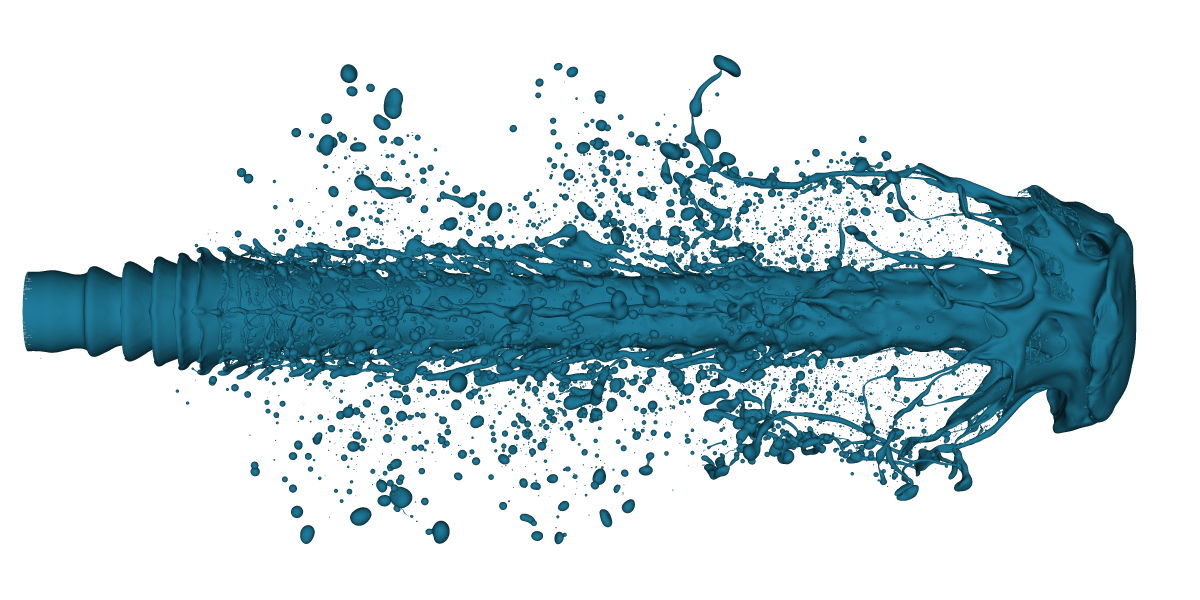
#> input picture data/unlabeled/f_01324.png, 1200 x 600 px
$ jupyter execute --allow-errors notebook.ipynb   (shell and % lines are left out)
#> lines starting #> are read from the running program, lines starting #| are printed output that depends on the picture; after the words box and inside, x2 and y2 are one past the last pixel; in counts of white or black regions, pixels touching at a corner belong together
### utils/dataset.py
import numpy as np
import matplotlib.pyplot as plt
from PIL import Image, ImageDraw, ImageFont
import cv2
import os
import albumentations as A


# [65 lines left out: functions process_txt, yolo_to_coco, coco_to_yolo, xywh_to_xyxy, not called in this run]


def xyxy_to_xywh(boxes):
    """
    Convert bounding boxes from [xmin , ymin, xmax, ymax, ...] format to [x, y, w, h, ...].
    :param boxes: boxes: numpy array of shape (N, M>=4).
    :return: numpy array of shape (N, M).
    """
    if not isinstance(boxes, np.ndarray):
        boxes = np.array(boxes)
    new_boxes = np.copy(boxes)
    new_boxes[:, 0] = (boxes[:, 0] + boxes[:, 2]) / 2
    new_boxes[:, 1] = (boxes[:, 1] + boxes[:, 3]) / 2
    new_boxes[:, 2] = boxes[:, 2] - boxes[:, 0]
    new_boxes[:, 3] = boxes[:, 3] - boxes[:, 1]
    return new_boxes


# [120 lines left out: functions plot_image, wipe, get_drops, augment, background_from_color, not called in this run]


def make_copy(*args):
    return [item.copy() for item in args]


# [114 lines left out: functions transform, paste, paste_seamless, make_dir, not called in this run]

### notebook.ipynb
<a href="https://colab.research.google.com/github/LapTQ/deep_spray/blob/main/notebook.ipynb" target="_parent"></a>

<a href="https://colab.research.google.com/github/LapTQ/deep_spray/blob/main/notebook.ipynb" target="_parent"></a>

[Open in Colab](https://colab.research.google.com/github/LapTQ/deep_spray/blob/main/notebook.ipynb)

[cell 1]
# !git clone https://github.com/getchar49/deepspray.git

[cell 2]
%cd deep_spray

[cell 3]
class_name = ['bag', 'lobe', 'Detached ligament', 'drop', 'Attached ligament']
colors = ['red', 'orange', 'deepskyblue', 'mediumseagreen', 'darkgoldenrod']

name_to_id_mapping = {name: id for id, name in enumerate(class_name)}
id_to_name_mapping = {id: name for id, name in enumerate(class_name)}
name_to_color_mapping = {name: color for name, color in zip(class_name, colors)}
id_to_color_mapping = {id: color for id, color in enumerate(colors)}

[cell 4]
import numpy as np
import matplotlib.pyplot as plt
from PIL import Image, ImageDraw, ImageFont
from pathlib import Path
import cv2
import os
from utils.dataset import *

[cell 5]
### VISUALIZE

for lbl_path in Path('data/labeled/labels').glob('*'):
    lbl_path = str(lbl_path)
    img_path = lbl_path.replace('labels', 'images').replace('txt', 'png')

    boxes = process_txt(lbl_path)
    boxes = np.array([box[1:] + box[:1] for box in boxes])
    img = Image.open(img_path).convert('RGB')
    img = np.array(img)
    boxes = yolo_to_coco(img.shape[:2], boxes)
    boxes = xywh_to_xyxy(boxes)
    print(lbl_path)
    plt.figure(figsize=(40, 20))
    plot_image(img, boxes=boxes, id_to_color_mapping=id_to_color_mapping, id_to_name_mapping=id_to_name_mapping)
    plt.show()          # uncomment this to show images

### END

[cell 6]
# [18 lines of commented-out code are left out]

[cell 7]
# # augment đơn giản:
# # dùng các box đã đánh nhãn thủ công (vẫn giữ background xung quanh, - xử lý sau), và dòng chính (vẫn giữ lại các giọt chưa gán nhãn - xử lí sau :D)
# # đổi vị trí cho nhau
# # thay đổi kích thước, nhưng trong giới hạn cho phép (cụ thể chưa biết)
#
# img = np.array(Image.open(img_path).convert('RGB'))
#
# boxes = process_txt(lbl_path)
# boxes = [box[1:] + box[:1] for box in boxes]
# boxes = xywh_to_xyxy(yolo_to_coco(img.shape, boxes))
#
# plt.figure(figsize=(40, 20))
# plot_image(img, boxes=boxes, id_to_color_mapping=id_to_color_mapping, id_to_name_mapping=id_to_name_mapping)
# plt.show()
#
# # # paste vào ảnh trắng
# # des_img = np.full_like(img, 255)
# # des_img, des_boxes = augment(img, boxes, des_img, None)
#
# # paste vào chính ảnh gốc (thay đổi vị trí các giọt)
# des_img = wipe(img, boxes)
# des_img, des_boxes = augment(img, boxes, des_img, None)
# plt.figure(figsize=(40, 20))
# plot_image(des_img, boxes=des_boxes, id_to_name_mapping=id_to_name_mapping, id_to_color_mapping=id_to_color_mapping)
# plt.show()

# Bắt đầu

[cell 8]
# 2.2.1. Contour > Đưa về ảnh nhị phân
os.makedirs('1', exist_ok=True)

img_path = 'data/unlabeled/f_01324.png'

img = cv2.imread(img_path)
#> img is the input picture: shape (600, 1200, 3); mean B, G, R 219.2, 213.3, 195.8
cv2.imwrite('1/img.png', img)

# chuyển ảnh về gray
img_gray = cv2.cvtColor(img, cv2.COLOR_BGR2GRAY)
cv2.imwrite('1/img_gray.png', img_gray)

# tạo mask chỉ lấy vật thể
img_mask = np.full_like(img_gray, 255)
img_mask[np.where(img_gray == 255)] = 0
cv2.imwrite('1/img_mask.png', img_mask)

# # global threshold: README
# ret, thresh = cv2.threshold(img_gray, 180, 255, cv2.THRESH_BINARY_INV)
# cv2.imwrite('1/thresh.png', thresh)

[cell 9]
# [31 lines of commented-out code are left out]

[cell 10]
# [43 lines of commented-out code are left out]

[cell 11]
# [26 lines of commented-out code are left out]

## Lọc lấy giọt bé

[cell 12]
# Hướng 4: Không dùng CLAHE hay HE vội nữa, mà lọc lấy giọt bé bằng thành phần liên thông luôn (OK)

uimg_path = 'data/unlabeled/f_01324.png'

uimg = cv2.imread(uimg_path)
uimg_gray = cv2.cvtColor(uimg, cv2.COLOR_BGR2GRAY)
uimg_mask = np.full_like(uimg_gray, 255)
uimg_mask[np.where(uimg_gray == 255)] = 0

uimg_orig = uimg.copy()

# mục tiêu: dọn dẹp để sinh dữ liệu cho DL:
# giả sử kích thước của cc trải dài:
# ****************************
# -----------                         A phần mà CV bắt được
#       ----------------------        B phần mà DL sẽ huấn luyện trên nó
#      60
# A ^ B là phần giọt mà DL có thể bắt được, và CÓ THỂ sẽ chỉ dùng CV để bắt để phục vụ cho quá trình sinh dữ liệu (trường hợp nó dính nhau mà CV ko thể nhận biết được) cho DL, sau khi DL train xong thì CÓ THỂ sẽ tin tưởng DL hơn. CV khi lọc để sinh thì không cần bắt hết, Precision >> Recall
# A - (A ^ B): phần mà DL chắc chắn không bắt được
#

########### hình như dùng cc thì không bị nối đỉnh như contour thì phải => làm thí nghiệm xem sao :)))
#           tuy nhiên vẫn có lỗi ở trường hợp 2 giọt 2x2 nối với nhau theo đúng 1 cạnh

# Tìm thành phần liên thông trên mask
retval, labels, stats, centroids = cv2.connectedComponentsWithStats(uimg_mask, connectivity=4)

YELLOW = (0, 195, 255)
RED = (51, 87, 255)
GREEN = (50, 205, 50)
BLUE = (255, 249, 126)
PURPLE = (255, 0, 170)

# Lưu lại box của các drop, tạo mask mới cho những thứ còn lại
points = []
class_name = []
centers = []
src_img = []

### chỉ để visualize
vis_box = uimg.copy()
vis_seg = cv2.cvtColor(uimg_mask, cv2.COLOR_GRAY2BGR); vis_seg[uimg_mask == 255] = RED
###

for k in range(1, retval):
    size = stats[k, cv2.CC_STAT_AREA]
    if size < 60:
        loc = np.roll(np.where(labels == k), 1, axis=0).transpose().reshape(-1, 2)   # xy
        points.append(np.where(labels == k))                                         # yx
        class_name.append('small drop')
        centers.append(centroids[k])                                                 # xy
        src_img.append(uimg_orig)

        # sau khi đánh nhãn xong thì xóa đi
        uimg[labels == k] = 255
        uimg_gray[labels == k] = 255
        uimg_mask[labels == k] = 0

        ### chỉ để visualize
        xywha = cv2.minAreaRect(loc)
        xyxy = cv2.boxPoints(xywha).astype(np.int32)
        cv2.drawContours(vis_box, [xyxy], -1, GREEN, 1)
        vis_seg[labels == k] = GREEN
#> uimg: shape (600, 1200, 3); 1.53% of pixels changed, all inside (x1, y1, x2, y2) = (40, 81, 1004, 529)
#> uimg_gray: shape (600, 1200); min 16, max 255, mean 210.4
#> uimg_mask: shape (600, 1200); 26.1% white; 103 white regions, largest, box (x1, y1, x2, y2) and area: (22, 55, 1137, 501) 171656, (376, 474, 413, 515) 867, (354, 170, 417, 203) 723
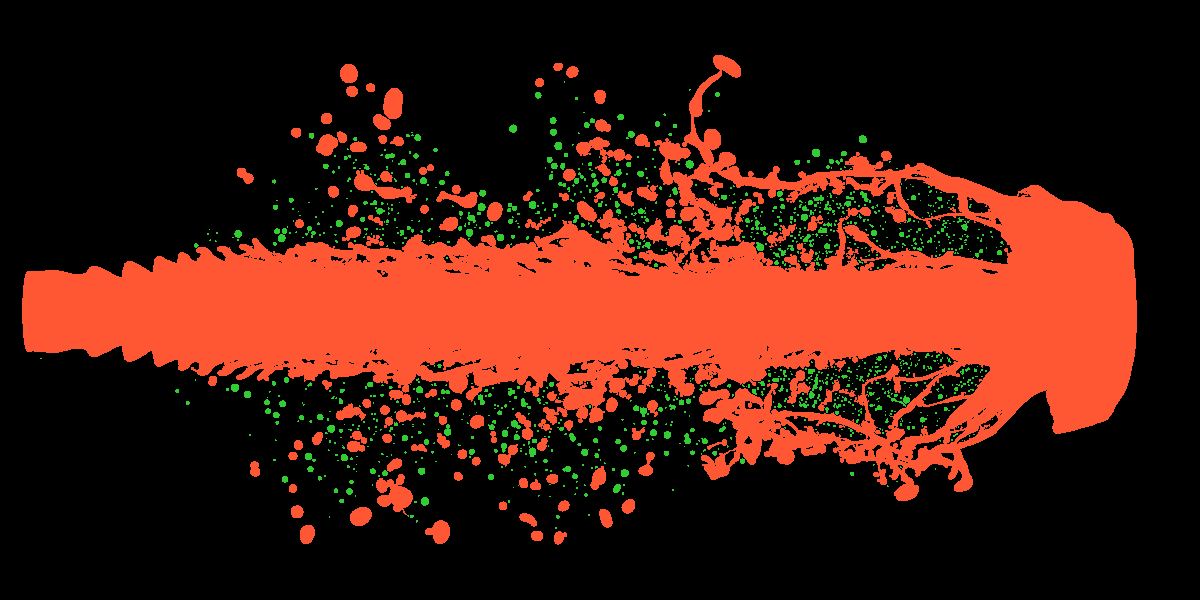
#> vis_seg: shape (600, 1200, 3); mean B, G, R 14.1, 25.8, 67.3
#> after the loop, centers = 1236 pairs, first value 40.5 to 1003, second value 81.5 to 527.5; class_name = 1236 items, first 6: 'small drop', 'small drop', 'small drop', 'small drop', 'small drop', 'small drop'; points = 1236 items; src_img = 1236 items
        ###

### chỉ để visualize
plt.figure(figsize=(20, 20))
plt.imshow(cv2.cvtColor(vis_box, cv2.COLOR_BGR2RGB))
plt.show()
plt.figure(figsize=(20, 20))
plt.imshow(cv2.cvtColor(vis_seg, cv2.COLOR_BGR2RGB))
plt.show()
###

[cell 13]
# Loại bỏ viền trước khi lọc tiếp => Hay, phải đem ra
# hỏi thầy xem có cách nào tự động tìm ra điểm này không?

plt.hist(uimg_gray.ravel(), 255, [0, 254])
plt.show()
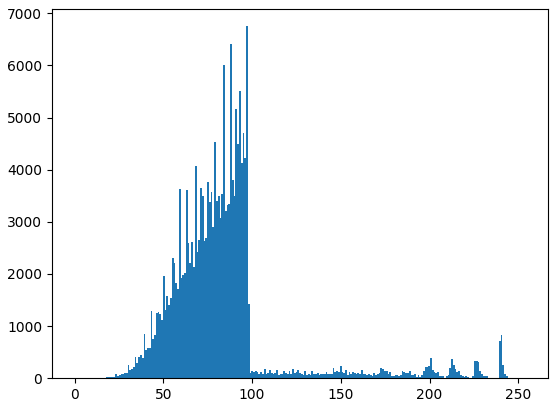
#> figure drawn by matplotlib, 1 panel; tallest bar 6753 high, from x = 96.62 to 97.62
loc = np.where(uimg_gray > 100)
#> loc = 548307 positions, rows 0 to 599, columns 0 to 1199

uimg[loc] = 255
#> uimg: shape (600, 1200, 3); mean B, G, R 222, 216.4, 199.9
uimg_gray[loc] = 255
#> uimg_gray: shape (600, 1200); min 16, max 255, mean 212.1
uimg_mask[loc] = 0
#> uimg_mask: shape (600, 1200); 23.8% white; 324 white regions (168 under 20 px), largest, box (x1, y1, x2, y2) and area: (23, 71, 1136, 501) 155552, (376, 479, 412, 512) 660, (655, 140, 690, 184) 566

[cell 14]
# Lọc tiếp lần nữa, y hệt bước trên, do sau khi bỏ viền sẽ có một số giọt tách ra

retval, labels, stats, centroids = cv2.connectedComponentsWithStats(uimg_mask, connectivity=4)
#> labels: shape (600, 1200) int32; 375 distinct labels, from 0 to 374
#> retval = 375; stats = 375 rows, first 6: [0, 0, 1200, 600, 548307], [714, 55, 27, 22, 347], [554, 63, 8, 7, 45], [341, 64, 16, 19, 239], [567, 67, 11, 10, 90], [23, 71, 1113, 430, 154930]; centroids = 375 pairs, first value 192.5 to 1022, second value 65.2 to 537.1

for k in range(1, retval):
    size = stats[k, cv2.CC_STAT_AREA]
    if size < 60:
        loc = np.roll(np.where(labels == k), 1, axis=0).transpose().reshape(-1, 2)
        points.append(np.where(labels == k))
        class_name.append('small drop')
        centers.append(centroids[k])
        src_img.append(uimg_orig)

        # sau khi đánh nhãn xong thì xóa đi
        uimg[labels == k] = 255
        uimg_gray[labels == k] = 255
        uimg_mask[labels == k] = 0

        ### chỉ để visualize
        xywha = cv2.minAreaRect(loc)
        xyxy = cv2.boxPoints(xywha).astype(np.int32)
        cv2.drawContours(vis_box, [xyxy], -1, GREEN, 1)
        vis_seg[labels == k] = GREEN
#> this loop made 374 passes
#> (size, loc, xywha, xyxy) on passes 21, 23, 33: (4, [[666, 139], [667, 139], [666, 140], [667, 140]], ((666.5, 139.5), (1, 1), -90), [[667, 140], [666, 140], [666, 139], [667, 139]]), (4, [[392, 141], [391, 142], [392, 142], [392, 143]], ((392, 142), (1.41, 1.41), -45), [[392, 143], [391, 142], [392, 141], [393, 142]]), (3, [[589, 153], [589, 154], [590, 154]], ((589.3, 153.7), (0.707, 1.41), -45), [[589, 154], [588, 153], [589, 152], [590, 153]])
#> uimg: shape (600, 1200, 3); mean B, G, R 222.7, 217.3, 201.1
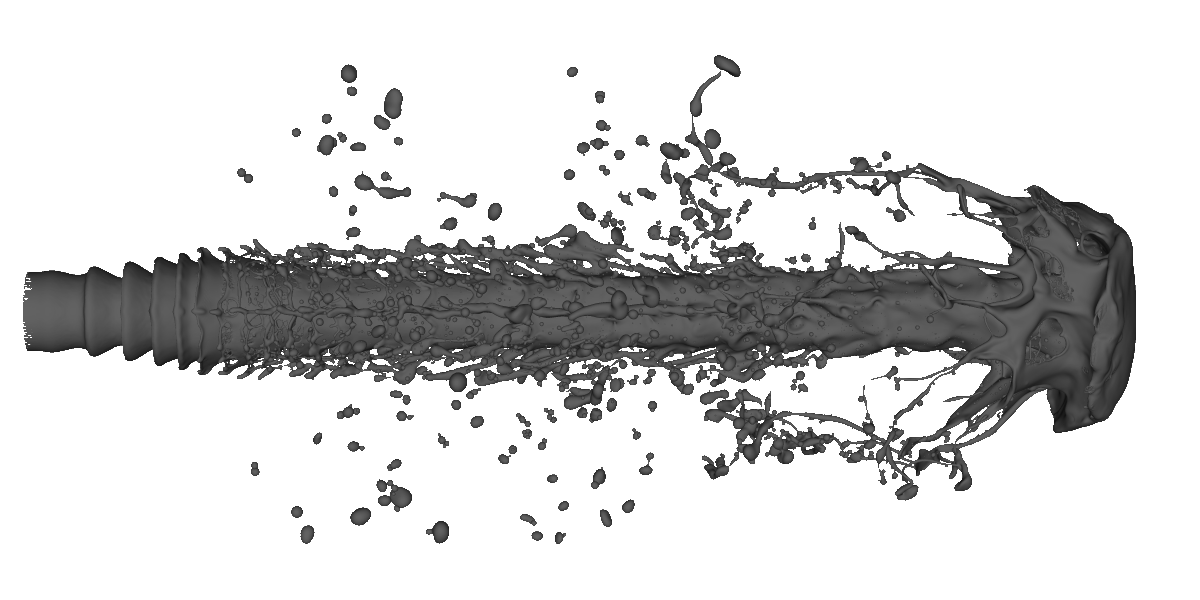
#> uimg_gray: shape (600, 1200); min 16, max 255, mean 213.1
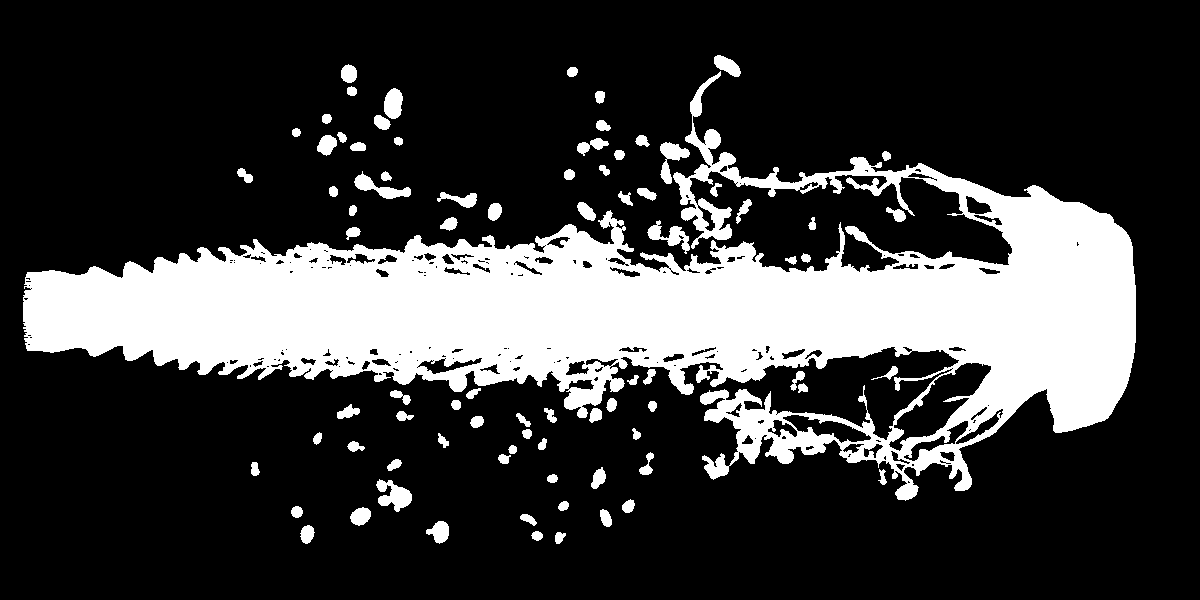
#> uimg_mask: shape (600, 1200); 23.3% white; 82 white regions, largest, box (x1, y1, x2, y2) and area: (23, 71, 1136, 501) 155409, (376, 479, 412, 512) 660, (354, 171, 411, 199) 564
#> vis_box: shape (600, 1200, 3); mean B, G, R 216.9, 213.6, 194
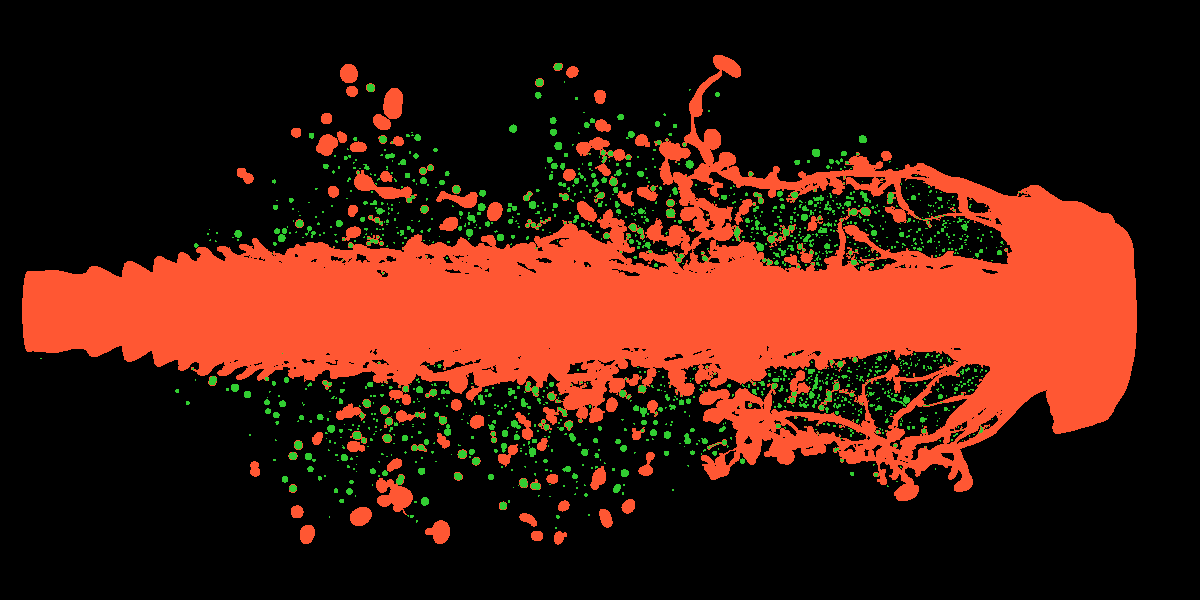
#> vis_seg: shape (600, 1200, 3); 0.55% of pixels changed, all inside (x1, y1, x2, y2) = (192, 63, 1023, 510)
#> after the loop, centers = 1523 pairs, first value 40.5 to 1022, second value 66.16 to 527.5; class_name = 1523 items, first 6: 'small drop', 'small drop', 'small drop', 'small drop', 'small drop', 'small drop'; points = 1523 items; src_img = 1523 items
        ###


### chỉ để visualize
plt.figure(figsize=(20, 20))
plt.imshow(cv2.cvtColor(vis_box, cv2.COLOR_BGR2RGB))
plt.show()
plt.figure(figsize=(20, 20))
plt.imshow(cv2.cvtColor(vis_seg, cv2.COLOR_BGR2RGB))
plt.show()
###

## Lọc lấy giọt to

[cell 15]
# lọc lấy phần chung: (BỎOOOOOOOOOOOOOOOOOOOOOO vì không biết phải dùng cái nào cho tốt => phải có kết quả thực nghiệm mới được)
# hướng 1: dùng matchshape

[cell 16]
# https://www.geeksforgeeks.org/find-circles-and-ellipses-in-an-image-using-opencv-python/#:~:text=To%20identify%20circles%2C%20ellipses%2C%20or,SimpleBlobDetector()%20function%20of%20OpenCV.

# Hướng 2: dùng blob với các tiêu chí

retval, labels, stats, centroids = cv2.connectedComponentsWithStats(uimg_mask, connectivity=4)
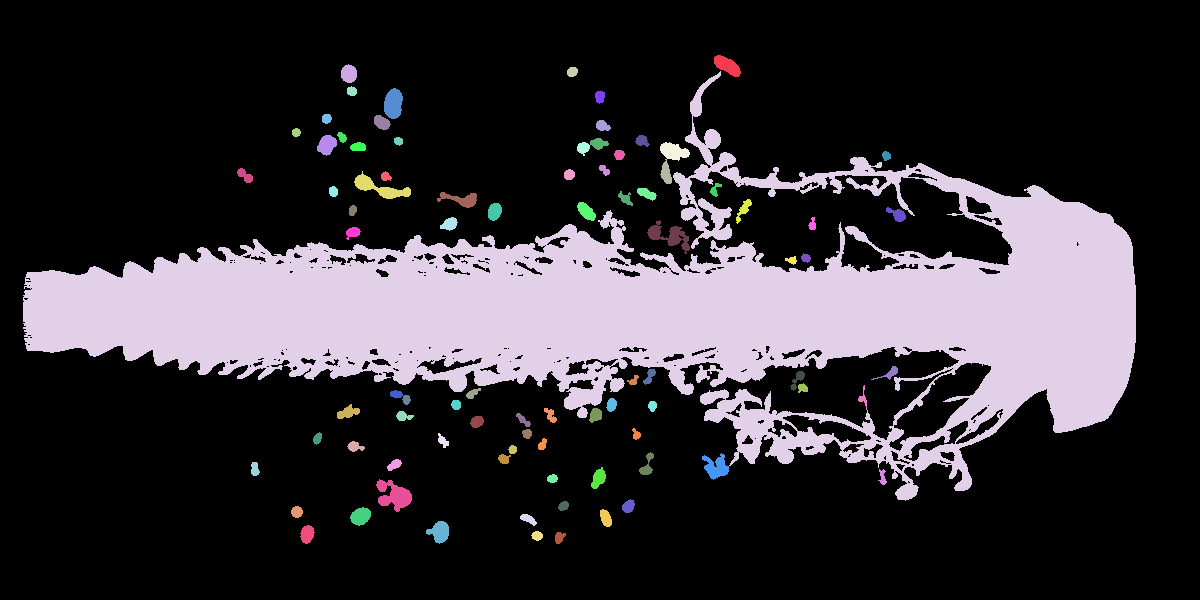
#> labels: shape (600, 1200) int32; 88 distinct labels, from 0 to 87; one colour per label, 0 black
#> retval = 88; stats = 88 rows, first 6: [0, 0, 1200, 600, 552283], [714, 55, 27, 22, 347], [341, 64, 16, 19, 239], [567, 67, 11, 10, 90], [23, 71, 1113, 430, 154930], [347, 86, 10, 10, 80]; centroids = 88 pairs, first value 244.7 to 896.8, second value 65.2 to 537.1

params = cv2.SimpleBlobDetector_Params()

params.filterByArea = False
params.filterByInertia = False

params.filterByCircularity = True
params.minCircularity = 0.8

params.filterByConvexity = True
params.minConvexity = 0.96

detector = cv2.SimpleBlobDetector_create(params)

for k in range(1, retval):
    cc_mask = np.zeros_like(uimg_mask)
    cc_mask[labels == k] = 255

    loc = np.roll(np.where(labels == k), 1, axis=0).transpose().reshape(-1,2)
    keypoints = detector.detect(255 - cc_mask)
    if len(keypoints) == 1:
        points.append(np.where(labels == k))
        class_name.append('large drop')
        centers.append(centroids[k])
        src_img.append(uimg_orig)

        # sau khi đánh nhãn xong thì xóa đi
        uimg[labels == k] = 255
        uimg_gray[labels == k] = 255
        uimg_mask[labels == k] = 0

        ### chỉ để visualize
        xywha = cv2.minAreaRect(loc)
        xyxy = cv2.boxPoints(xywha).astype(np.int32)
        cv2.drawContours(vis_box, [xyxy], -1, YELLOW, 1)
        vis_seg[labels == k] = YELLOW
#> this loop made 87 passes
#> (keypoints, xywha, xyxy) on passes 2, 3, 5: (1 keypoints; (x, y, size): (349, 73, 18.4), ((348.5, 73), (18, 15), -90), [[356, 82], [341, 82], [341, 64], [356, 64]]), (1 keypoints; (x, y, size): (572, 71, 11.7), ((572, 71.5), (9, 10), -90), [[577, 76], [567, 76], [567, 67], [577, 67]]), (1 keypoints; (x, y, size): (351, 91, 10.9), ((351.5, 90.5), (9, 9), -90), [[356, 95], [347, 95], [347, 86], [356, 86]])
#> (the rest of the program and of its run is left out)
